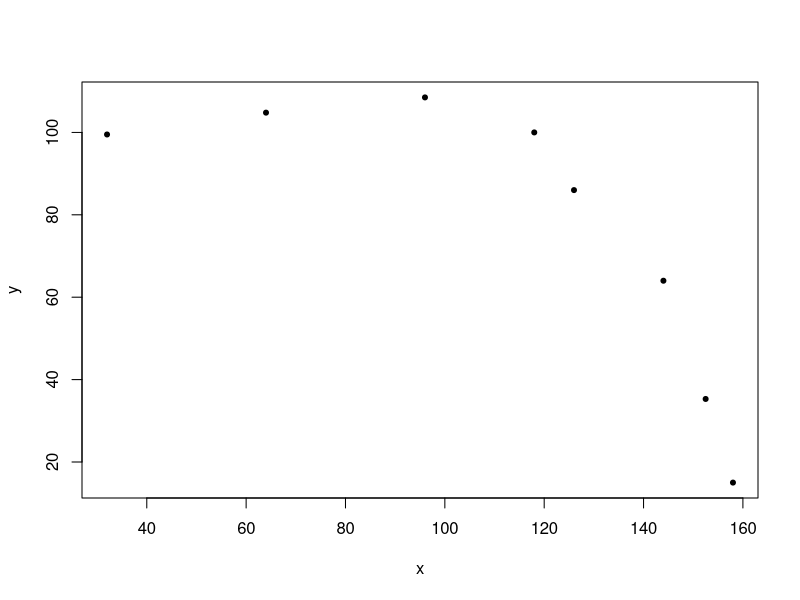
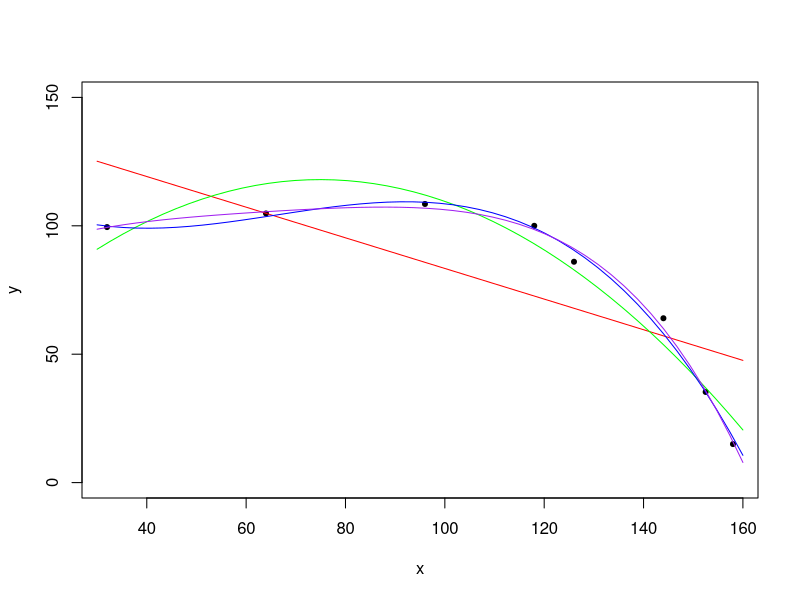
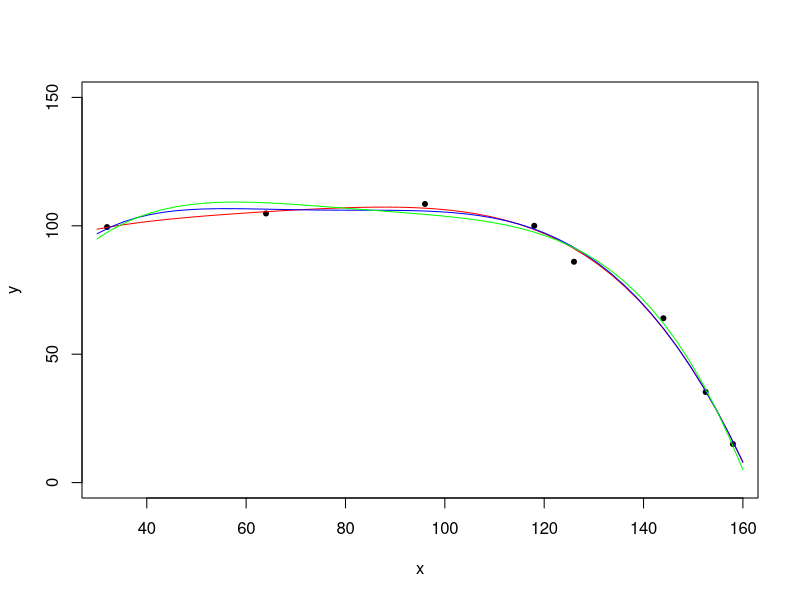

Source code (R) for these figures, in order:
## ---- chunk 1
x <- c(32,64,96,118,126,144,152.5,158)
y <- c(99.5,104.8,108.5,100,86,64,35.3,15)
plot(x,y, pch=20)
## ---- chunk 2
model1  <- lm(y~x)
model2 <- lm(y~poly(x,2,raw=TRUE))
model3 <- lm(y~poly(x,3,raw=TRUE))
model4 <- lm(y~poly(x,4,raw=TRUE))
x.axis <- seq(30,160, length=50)
plot(x,y,pch=20,ylim=c(0,150))
lines(x.axis, predict(model1,data.frame(x=x.axis)), col="red")
lines(x.axis, predict(model2,data.frame(x=x.axis)), col="green")
lines(x.axis, predict(model3,data.frame(x=x.axis)), col="blue")
lines(x.axis, predict(model4,data.frame(x=x.axis)), col="purple")
## ---- chunk 3
summary(model1)$r.squared
summary(model2)$r.squared
summary(model3)$r.squared
summary(model4)$r.squared
## ---- chunk 4
summary(model1)$adj.r.squared
summary(model2)$adj.r.squared
summary(model3)$adj.r.squared
summary(model4)$adj.r.squared
## ---- chunk 5
anova(model1,model2,model4,model3)
## ---- chunk 6
model5<-nls(y~poly(x,5,raw=TRUE)%*% coef, start = list(coef = c(a = 1, b = 2, c=2, d=4, e=2)))
anova(model4,model5)
## ---- chunk 7
model6<-nls(y~poly(x,4,raw=TRUE)%*% coef, start = list(coef = c(a = 1, b = 2, c=2, d=1)))
anova(model6, model5)
## ---- chunk 8
ym<-mean(y)
yh<-fitted(model4)
ssm<-sum((yh-ym)^2)
sst<-sum((y-ym)^2)
r2<-ssm/sst
r2
yh<-fitted(model5)
ssm<-sum((yh-ym)^2)
sst<-sum((y-ym)^2)
r2<-ssm/sst
r2
yh<-fitted(model6)
ssm<-sum((yh-ym)^2)
sst<-sum((y-ym)^2)
r2<-ssm/sst
r2
## ---- chunk 9
plot(x,y,pch=20,ylim=c(0,150))
lines(x.axis, predict(model4,data.frame(x=x.axis)), col="red")
lines(x.axis, predict(model5,data.frame(x=x.axis)), col="blue")
lines(x.axis, predict(model6,data.frame(x=x.axis)), col="green")
## ---- chunk 10
AIC(model1)
AIC(model2)
AIC(model3)
AIC(model4)
AIC(model5)
AIC(model6)
## ---- chunk 11
x<-seq(10,50,1)
y<-100/x+rnorm(1,sd=2)
